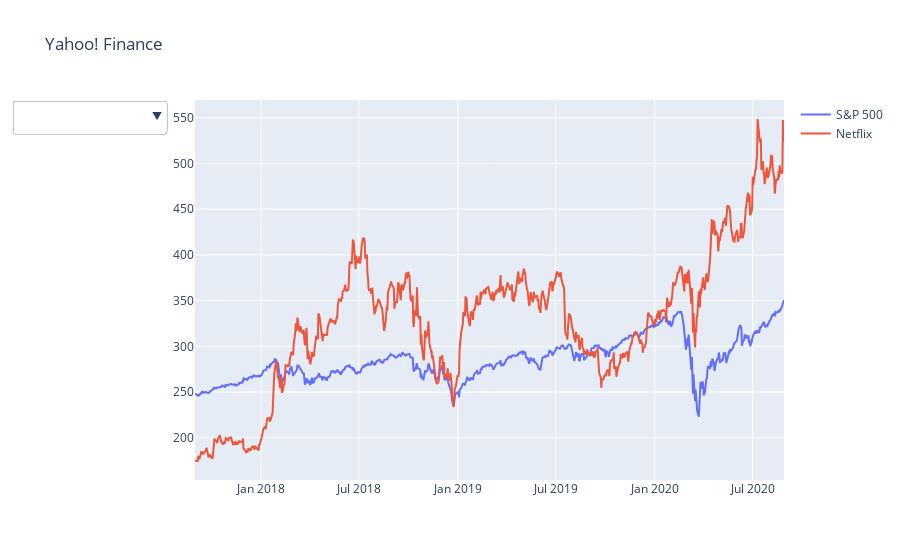

The code cell stored with this chart in its notebook:
### Code cell
# We want to make a even more interactive chart

# We define our updatemenu button and data location sourcing as updatemenus
updatemenus = list([
    dict(active = -1, # This means without clicking on the graph, by hovering your mouse on the graph, it will show
         buttons = list([ # "Buttons" is a list of dictionaries 
             dict(label = "sp500_df", # This is where you locate your data to show
                  method = "update",
                  args = [{"visible": [True, False]}, # The "True" "False" here are unique index for the buttons to locate
                          {"title": "S&P 500"}]),
             dict(label = "netflix_df",
                  method = "update",
                  args = [{"visible": [False, True]},
                          {"title": "Netflix"}]),
             dict(label = "sp500_df + netflix_df",
                  method = "update",
                  args = [{"visible": [True, True]},
                          {"title": "S&P 500 versus Netflix"}])
         ]),
        )
])

# We define the layout as layout_ where you include updatemenu and titles

layout_ = dict(title = "Yahoo! Finance", updatemenus = updatemenus) # This is where you include the "buttons."

# This is where you define your figure and include the data to source your figure
figure = dict(data = netflix_sp500, layout = layout_) # This is where you input your data to show

go.Figure(figure)

### Figure 1 — Plotly figure (JSON) as saved in the notebook; plotly's stock layout.template omitted (floating-point values rounded to 4 significant figures; data arrays with more than 128 entries replaced by an {"elided": "..."} marker saying what was removed)
{"data": [{"name": "S&P 500", "type": "scatter", "x": {"elided": "754 str values"}, "y": {"elided": "754 float values"}}, {"name": "Netflix", "type": "scatter", "x": {"elided": "754 str values"}, "y": {"elided": "754 float values"}}], "layout": {"title": {"text": "Yahoo! Finance"}, "updatemenus": [{"active": -1, "buttons": [{"args": [{"visible": [true, false]}, {"title": "S&P 500"}], "label": "sp500_df", "method": "update"}, {"args": [{"visible": [false, true]}, {"title": "Netflix"}], "label": "netflix_df", "method": "update"}, {"args": [{"visible": [true, true]}, {"title": "S&P 500 versus Netflix"}], "label": "sp500_df + netflix_df", "method": "update"}]}]}}
